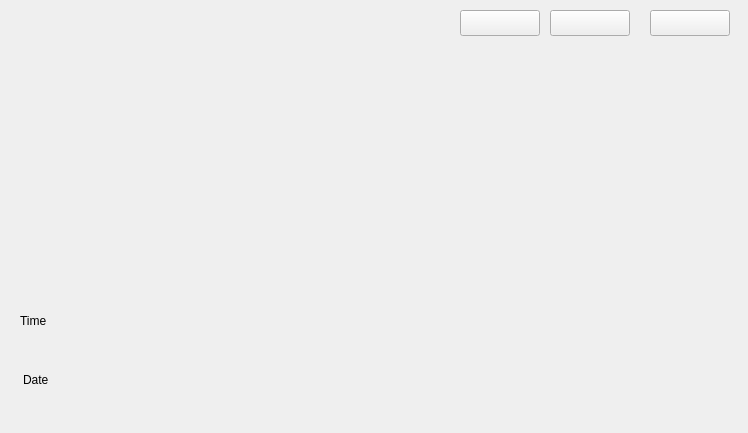
<?xml version="1.0" encoding="UTF-8"?>
<ui version="4.0">
 <class>LockWidget</class>
 <widget class="QWidget" name="LockWidget">
  <property name="geometry">
   <rect>
    <x>0</x>
    <y>0</y>
    <width>748</width>
    <height>433</height>
   </rect>
  </property>
  <property name="windowTitle">
   <string>Form</string>
  </property>
  <widget class="QPushButton" name="btnKeyboard">
   <property name="geometry">
    <rect>
     <x>550</x>
     <y>10</y>
     <width>80</width>
     <height>26</height>
    </rect>
   </property>
   <property name="cursor">
    <cursorShape>PointingHandCursor</cursorShape>
   </property>
   <property name="focusPolicy">
    <enum>Qt::NoFocus</enum>
   </property>
   <property name="text">
    <string/>
   </property>
  </widget>
  <widget class="QWidget" name="widgetTime" native="true">
   <property name="geometry">
    <rect>
     <x>10</x>
     <y>280</y>
     <width>300</width>
     <height>150</height>
    </rect>
   </property>
   <widget class="QLabel" name="lblDate">
    <property name="geometry">
     <rect>
      <x>13</x>
      <y>90</y>
      <width>280</width>
      <height>20</height>
     </rect>
    </property>
    <property name="text">
     <string>Date</string>
    </property>
   </widget>
   <widget class="QLabel" name="lblTime">
    <property name="geometry">
     <rect>
      <x>10</x>
      <y>11</y>
      <width>280</width>
      <height>60</height>
     </rect>
    </property>
    <property name="text">
     <string>Time</string>
    </property>
   </widget>
  </widget>
  <widget class="QPushButton" name="btnSwitchUser">
   <property name="geometry">
    <rect>
     <x>460</x>
     <y>10</y>
     <width>80</width>
     <height>26</height>
    </rect>
   </property>
   <property name="cursor">
    <cursorShape>PointingHandCursor</cursorShape>
   </property>
   <property name="focusPolicy">
    <enum>Qt::NoFocus</enum>
   </property>
   <property name="text">
    <string/>
   </property>
  </widget>
  <widget class="QPushButton" name="btnPowerManager">
   <property name="geometry">
    <rect>
     <x>650</x>
     <y>10</y>
     <width>80</width>
     <height>26</height>
    </rect>
   </property>
   <property name="cursor">
    <cursorShape>PointingHandCursor</cursorShape>
   </property>
   <property name="text">
    <string/>
   </property>
  </widget>
 </widget>
 <resources/>
 <connections/>
</ui>
